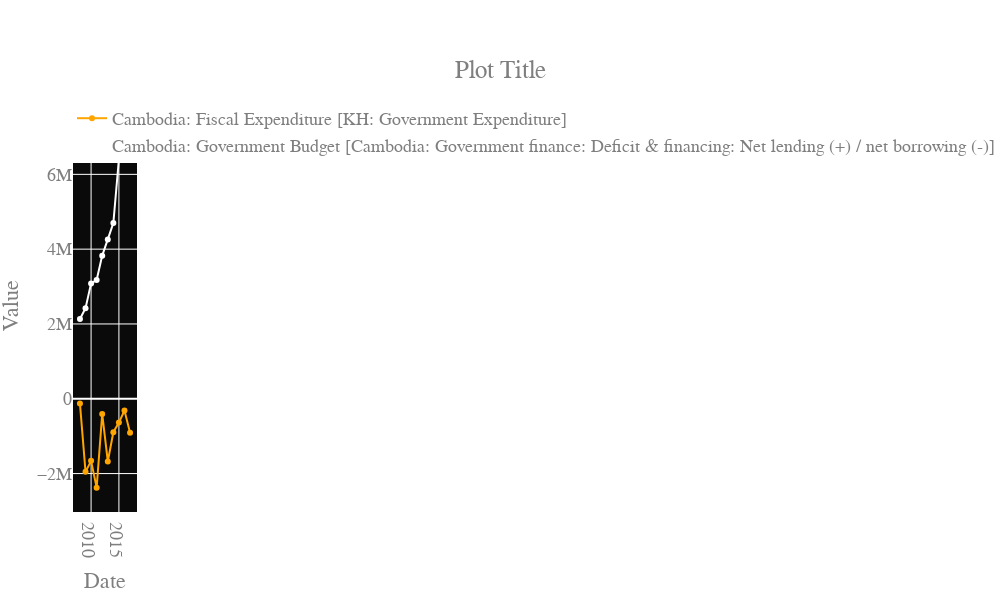

The cell this chart's notebook holds for it:
### Code cell
x = cambodia.index
fig = go.Figure()
fig.add_scatter(x=x, y=cambodia.iloc[:,1], mode = 'lines+markers', line_color = 'orange', name = cambodia.columns[0])
fig.add_scatter(x=x, y=cambodia.iloc[:,2], mode = 'lines+markers', line_color = 'white', name = cambodia.columns[1])

#define the chart look
fig.update_layout(width = 1000,
                  height = 600,
                  plot_bgcolor = 'rgb(10,10,10)',
                  title = {
                      'text': "Plot Title",
                      'y':0.9,
                      'x':0.5,
                      'xanchor': 'center',
                      'yanchor': 'top'},
                  xaxis_title = "Date",
                  yaxis_title = "Value",
                  font = dict(
                      family = "Helvetica Neue, Bold",
                      size = 18,
                      color = "#7f7f7f")
                  )
fig.show()

### Figure 1 — Plotly figure (JSON) as saved in the notebook; plotly's stock layout.template omitted (floating-point values rounded to 4 significant figures)
{"data": [{"line": {"color": "orange"}, "mode": "lines+markers", "name": "Cambodia: Fiscal Expenditure [KH: Government Expenditure]", "type": "scatter", "x": ["2008-01-01T00:00:00", "2009-01-01T00:00:00", "2010-01-01T00:00:00", "2011-01-01T00:00:00", "2012-01-01T00:00:00", "2013-01-01T00:00:00", "2014-01-01T00:00:00", "2015-01-01T00:00:00", "2016-01-01T00:00:00", "2017-01-01T00:00:00"], "y": [-129285, -1953779, -1659529, -2376416, -404157, -1676383, -893645, -636470, -314682, -907608]}, {"line": {"color": "white"}, "mode": "lines+markers", "name": "Cambodia: Government Budget [Cambodia: Government finance: Deficit & financing: Net lending (+) / net borrowing (-)]", "type": "scatter", "x": ["2008-01-01T00:00:00", "2009-01-01T00:00:00", "2010-01-01T00:00:00", "2011-01-01T00:00:00", "2012-01-01T00:00:00", "2013-01-01T00:00:00", "2014-01-01T00:00:00", "2015-01-01T00:00:00", "2016-01-01T00:00:00", "2017-01-01T00:00:00"], "y": [2133838, 2422733, 3084948, 3175663, 3826490, 4257512, 4698616, 6411605, 6659779, 7336712]}], "layout": {"font": {"color": "#7f7f7f", "family": "Helvetica Neue, Bold", "size": 18}, "height": 600, "plot_bgcolor": "rgb(10,10,10)", "title": {"text": "Plot Title", "x": 0.5, "xanchor": "center", "y": 0.9, "yanchor": "top"}, "width": 1000, "xaxis": {"title": {"text": "Date"}}, "yaxis": {"title": {"text": "Value"}}}}
